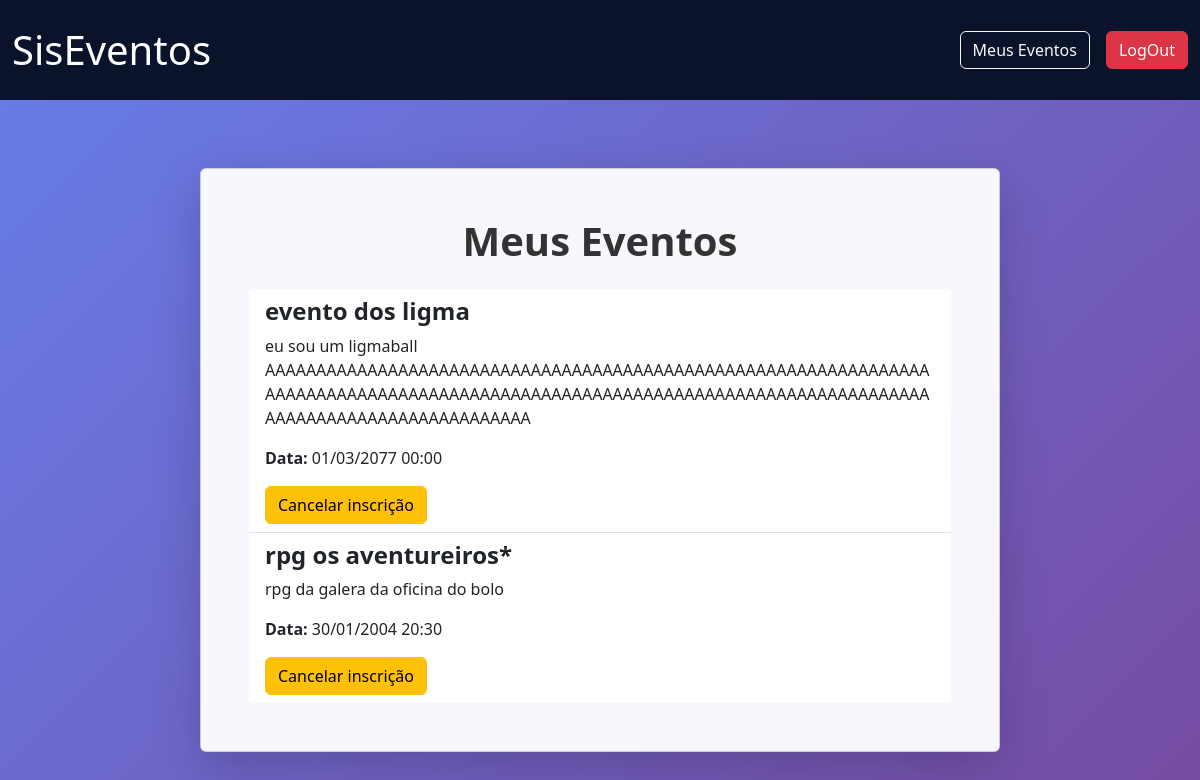
/meus-eventos/ (signed in), run on the app's committed database.
### app_siseventos/models.py (models this page shows, shortened)
class Inscricao(models.Model):
    usuario = models.ForeignKey(User, on_delete=models.CASCADE)
    evento = models.ForeignKey(Evento, on_delete=models.CASCADE)
    data_inscricao = models.DateTimeField(auto_now_add=True)

class Evento(models.Model):
    titulo = models.CharField(max_length=200)
    descricao = models.TextField()
    data = models.DateTimeField()
    local = models.CharField(max_length=200)
    organizador = models.ForeignKey(User, on_delete=models.CASCADE)
    ativo = models.BooleanField(default=True)

### app_siseventos/views.py (the view)
# urls.py: path('meus-eventos/', views.meus_eventos, name='meus_eventos'),
@login_required(login_url='app_siseventos:login')
def meus_eventos(request):
    inscricoes = Inscricao.objects.filter(usuario=request.user).select_related('evento')
    return render(request, 'meus_eventos.html', {
        'inscricoes': inscricoes
    })

### app_siseventos/templates/meus_eventos.html (shortened to what this page needs)
<!doctype html>
<html lang="pt-br">
<head>
  <link
    href="https://cdn.jsdelivr.net/npm/bootstrap@5.3.8/dist/css/bootstrap.min.css"
    rel="stylesheet">
</head>
<body
  style="
    background: linear-gradient(135deg, #667eea 0%, #764ba2 100%);
    min-height: 100vh;
  "
>
<nav class="navbar navbar-dark" style="background-color:#0b132b; height: 100px">
  <div class="container-fluid d-flex align-items-center justify-content-between">
    <a href="{% url 'app_siseventos:home' %}" class="navbar-brand mb-0 h1 fs-1 text-decoration-none">
      SisEventos
    </a>
    <div class="d-flex gap-3">
      {% if user.is_authenticated %}
        <a href="{% url 'app_siseventos:meus_eventos' %}" class="btn btn-outline-light">Meus Eventos</a>
        <a href="{% url 'app_siseventos:logout' %}" class="btn btn-danger">LogOut</a>
      {% endif %}
    </div>
  </div>
</nav>
<div
  class="container d-flex justify-content-center align-items-center"
  style="min-height: calc(100vh - 80px)"
>
    <div class="card shadow-lg" style="width: 100%; max-width: 800px; background: rgba(255,255,255,0.95);">
    <div class="card-body p-5">
      <h1 class="card-title text-center mb-4 fw-bold" style="color: #333">
        Meus Eventos
      </h1>
      {% if inscricoes %}
        <ul class="list-group list-group-flush">
          {% for inscricao in inscricoes %}
            <li class="list-group-item">
              <h4 class="fw-bold">{{ inscricao.evento.titulo }}</h4>
              <p>{{ inscricao.evento.descricao }}</p>
              <p>
                <strong>Data:</strong>
                {{ inscricao.evento.data|date:"d/m/Y H:i" }}
              </p>
              <a href="{% url 'app_siseventos:cancelar_inscricao' inscricao.evento.id %}"
                 class="btn btn-warning">
                Cancelar inscrição
              </a>
            </li>
          {% endfor %}
        </ul>
      {% else %}
        <p class="text-center">Você ainda não está inscrito em nenhum evento.</p>
      {% endif %}
    </div>
  </div>
</div>
</body>
</html>

### data on the page
Inscricao: evento.titulo "evento dos ligma", evento.descricao "eu sou um ligmaball AAAAAAAAAAAAAAAAAAAAAAAAAAAAAAAAAAAAAAAAAAAAAAAAAAAAAAAAAAAAAAAAAAAAAAAAAAAAAAAAAAAAAAAAAAAAAAAAAAAAAAAAAAAAAAAAAAAAAAAAAAAAAAAAAAAAAAAAAAAAAAAAAAAAAAAAAAAA", evento.data "01/03/2077 00:00"
Inscricao: evento.titulo "rpg os aventureiros*", evento.descricao "rpg da galera da oficina do bolo", evento.data "30/01/2004 20:30"
